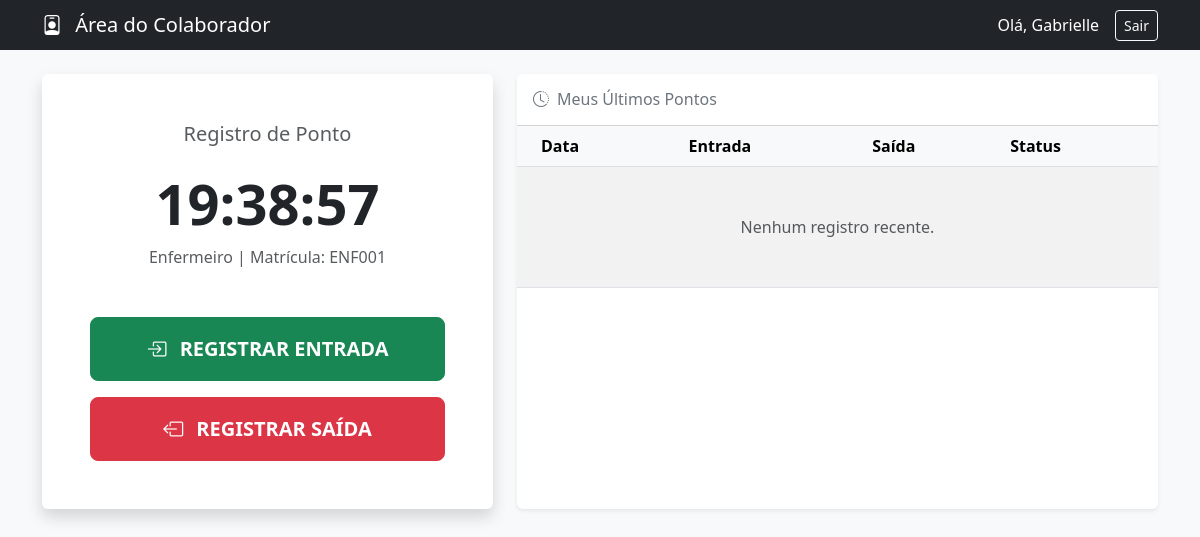
Page /area_colaborador/2 (signed in) on the committed database.
### funcionario.py (models this page shows, shortened)
class Funcionario(db.Model):
    __tablename__ = 'funcionarios' # Nome da tabela
    id = db.Column(db.Integer, primary_key=True)
    matricula = db.Column(db.String(20), unique=True, nullable=False)
    nome = db.Column(db.String(100), nullable=False)
    cpf = db.Column(db.String(14), nullable=False)
    salario_base = db.Column(db.Float, nullable=False)
    esta_ativo = db.Column(db.Boolean, default=True)
    em_ferias = db.Column(db.Boolean, default=False)
    tipo_func = db.Column(db.String(50))
    __mapper_args__ = {
        'polymorphic_identity': 'funcionario',
        'polymorphic_on': tipo_func
    }

### app.py (the view)
@app.route('/area_colaborador/<int:id>')
def area_colaborador(id):
    if session.get('permissao') != 'admin' and session.get('id_funcionario') != id:
        flash("Acesso não autorizado.", "danger")
        return redirect('/login')
    funcionario = Funcionario.query.get(id)
    if not funcionario:
        flash("Funcionário não encontrado.", "danger")
        return redirect('/login')
    ultimos_pontos = RegistroPonto.query.filter_by(funcionario_id=id).order_by(RegistroPonto.data.desc()).limit(10).all()
    return render_template('colaborador.html', func=funcionario, pontos=ultimos_pontos)

### templates/colaborador.html (shortened to what this page needs)
<!DOCTYPE html>
<html lang="pt-br">
<head>
    <link href="https://cdn.jsdelivr.net/npm/bootstrap@5.3.0/dist/css/bootstrap.min.css" rel="stylesheet">
    <link rel="stylesheet" href="https://cdn.jsdelivr.net/npm/bootstrap-icons@1.10.0/font/bootstrap-icons.css">
</head>
<body>
    <nav class="navbar navbar-dark bg-dark mb-4">
        <div class="container">
            <span class="navbar-brand mb-0 h1">
                <i class="bi bi-person-badge me-2"></i> Área do Colaborador
            </span>
            <div class="d-flex align-items-center text-white">
                <span class="me-3 d-none d-md-block">Olá, {{ func.nome }}</span>
                <a href="/logout" class="btn btn-outline-light btn-sm">Sair</a>
            </div>
        </div>
    </nav>
    <div class="container">
        <div class="row g-4">
            <div class="col-md-5">
                <div class="card shadow border-0 h-100">
                    <div class="card-body text-center p-5">
                        <h5 class="text-muted mb-4">Registro de Ponto</h5>
                        <div class="display-4 fw-bold text-dark mb-2" id="relogio">--:--:--</div>
                        <p class="text-muted mb-5">{{ func.tipo_func.capitalize() }} | Matrícula: {{ func.matricula }}</p>
                        <div class="d-grid gap-3">
                            <form action="/bater_ponto/{{ func.id }}/entrada" method="POST">
                                <button class="btn btn-success btn-lg w-100 py-3 fw-bold card-ponto">
                                    <i class="bi bi-box-arrow-in-right me-2"></i> REGISTRAR ENTRADA
                                </button>
                            </form>
                            <form action="/bater_ponto/{{ func.id }}/saida" method="POST">
                                <button class="btn btn-danger btn-lg w-100 py-3 fw-bold card-ponto">
                                    <i class="bi bi-box-arrow-left me-2"></i> REGISTRAR SAÍDA
                                </button>
                            </form>
                        </div>
                    </div>
                </div>
            </div>
            <div class="col-md-7">
                <div class="card shadow-sm border-0 h-100">
                    <div class="card-header bg-white py-3">
                        <h6 class="mb-0 text-secondary"><i class="bi bi-clock-history me-2"></i>Meus Últimos Pontos</h6>
                    </div>
                    <div class="card-body p-0">
                        <table class="table table-striped mb-0 align-middle">
                            <thead class="table-light">
                                <tr>
                                    <th class="ps-4">Data</th>
                                    <th>Entrada</th>
                                    <th>Saída</th>
                                    <th>Status</th>
                                </tr>
                            </thead>
                            <tbody>
                                {% for ponto in pontos %}
                                <tr>
                                    <td class="ps-4 fw-bold">{{ ponto.data }}</td>
                                    <td class="text-success">{{ ponto.hora_entrada or '--:--' }}</td>
                                    <td class="text-danger">{{ ponto.hora_saida or '--:--' }}</td>
                                    <td>
                                        {% if ponto.hora_entrada and ponto.hora_saida %}
                                            <span class="badge bg-secondary rounded-pill">Fechado</span>
                                        {% else %}
                                            <span class="badge bg-warning text-dark rounded-pill">Aberto</span>
                                        {% endif %}
                                    </td>
                                </tr>
                                {% else %}
                                <tr>
                                    <td colspan="4" class="text-center py-5 text-muted">
                                        Nenhum registro recente.
                                    </td>
                                </tr>
                                {% endfor %}
                            </tbody>
                        </table>
                    </div>
                </div>
            </div>
        </div>
    </div>
</body>
</html>

### templates/colaborador.html (style rules this page uses)
body { background-color: #f8f9fa; }
.card-ponto { transition: all 0.3s; }

### rows in the picture
Funcionario: nome "Gabrielle", tipo_func "Enfermeiro", matricula "ENF001"
